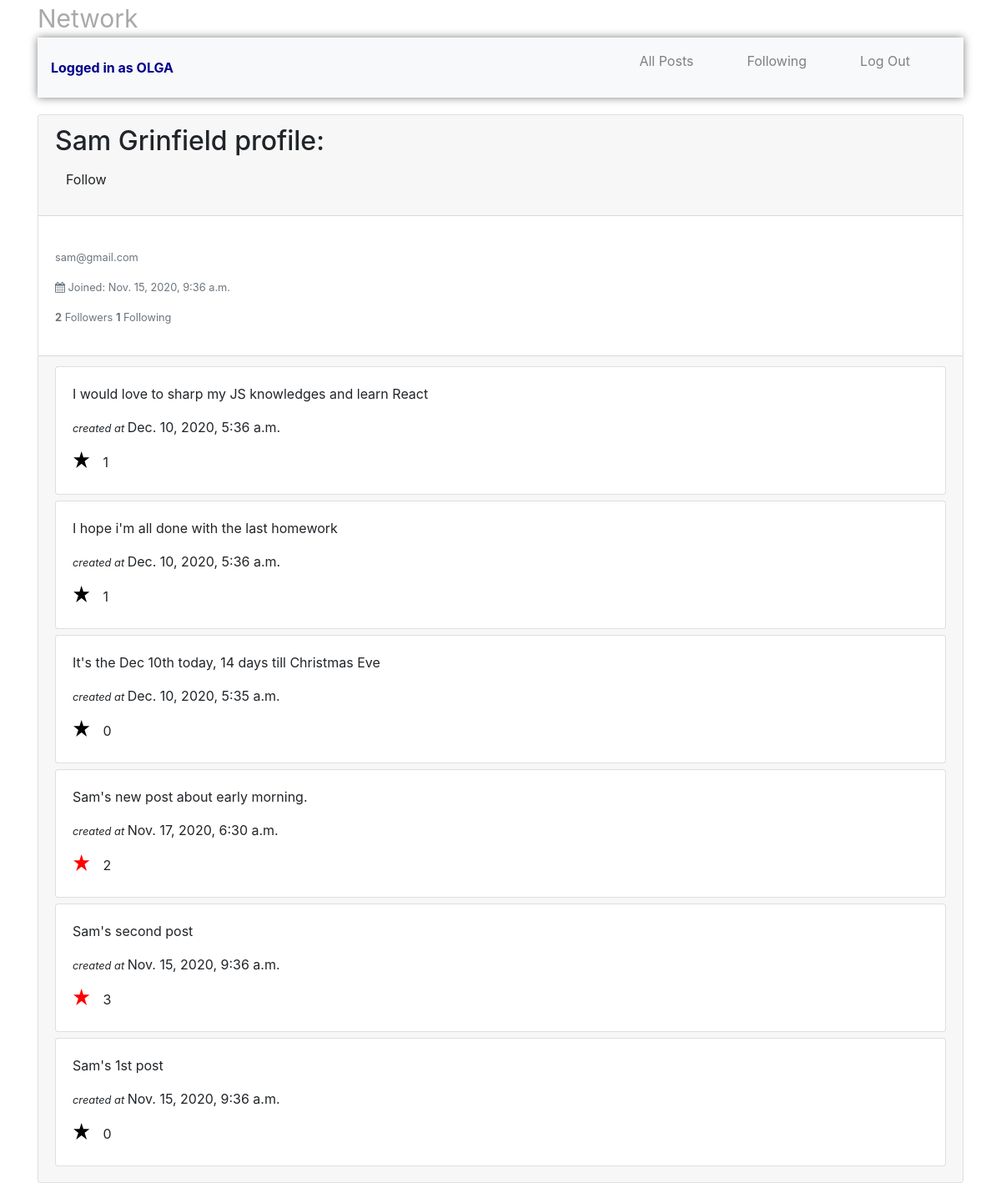
The app's page /profile/sam (signed in) with its own data.
### network/models.py (models this page shows, shortened)
class User(AbstractUser):
    created = models.DateTimeField(default=datetime.now, blank=True)
    following = models.ManyToManyField("self", symmetrical=False, blank=True, related_name="followers")
    def __str__(self):
        return f"{self.username}"

class Post(models.Model):
    creator = models.ForeignKey(User, on_delete = models.PROTECT, related_name="comment_user")
    post = models.TextField(blank=False)
    created = models.DateTimeField(default=datetime.now, blank=True)
    likes = models.ManyToManyField(User, blank=True)

### network/views.py (the view)
# urls.py: path("profile/<str:username>", views.profile, name="profile"),
@login_required(login_url='login')
def profile(request, username):
    profile = User.objects.get(username=username)
    print(profile.following.all())
    print(profile.followers.all())
    posts = Post.objects.filter(creator=profile).order_by("-created")
    paged_posts = paginator(request, posts)
    return render(request, "network/profile.html", {
        "username": profile,
        "posts": paged_posts,
    })

### network/views.py (called while the page is built)
def paginator(request, all_posts):
    paginator = Paginator(all_posts, 10)
    page = request.GET.get("page")
    paged_posts = paginator.get_page(page)
    return paged_posts

### network/templates/network/profile.html (shortened to what this page needs)
{% extends "network/layout.html" %}
{% load static %}
{% block body %}
    <div class="card" style="margin-top: 20px;">
        <div class="card-header">
            <h5 class="card-title">
                {% if user.is_authenticated and user == username %}
                    <h2>Your profile:</h2>
                {% else %}
                    <div>
                        <h2>{{ username.first_name | title }} {{ username.last_name | title }} profile:</h2>
                        {% if user in username.followers.all %}
                            <a href="{% url 'toggle_following' username.username %}" role="button" class="btn watching">Unfollow</a>
                        {% else %}
                            <a href="{% url 'toggle_following' username.username %}" role="button" class="btn watching">Follow</a>
                        {% endif %}
                    </div>
                {% endif %}
            </h5>
        </div>
        <div class="card-body">
            <p class="card-text"><small class="text-muted">
                <p>{{username.email }}</p>
                <p>
                    <i class="fa fa-calendar" aria-hidden="true"></i>
                    Joined: {{ username.created }}
                </p>
                <div>
                    <p>
                        <b>{{ username.followers.all | length }}</b> Followers
                        <b>{{ username.following.all | length }}</b> Following
                    </p>
                </div>
            </small></p>
        </div>
        <div class="card-footer">
            {% if user.is_authenticated %}
                {% if posts %}
                    {% for post in posts %}
                        <div class="posts">
                            <div class="card">
                                <div class="card-body">
                                <p class="card-text" id="post-content-{{ post.id }}">{{ post.post }}</p>
                                <p class="card-text"><small><i>created at </i></small> {{ post.created }}</p>
                                <p class="card-text">
                                    <svg viewBox="0 0 300 300"
                                        width="2em"
                                        height="2em"
                                        xmlns="http://www.w3.org/2000/svg"
                                        id = {{ post.id }}
                                        data-like={{ post.id }}
                                        class="star"
                                        fill="
                                            {% if user in post.likes.all %}
                                            red
                                            {% else %}
                                            black
                                            {% endif %}">
                                        <polygon points="100,10 40,198 190,78 10,78 160,198"/>
                                    </svg>
                                    <span id="like-count-{{ post.id }}">{{ post.likes.all|length }}</span>
                                </p>
                                </div>
                            </div>
                        </div>
                    {% endfor %}
                {% else %}
                    <p>You did not create any posts yet, please add one...</p>
                {% endif %}
            {% endif %}
        </div>
    </div>
{% endblock %}

### network/templates/network/layout.html (shortened to what this page needs)
{% load static %}
<!DOCTYPE html>
<html lang="en">
    <head>
        <link rel="stylesheet" href="https://stackpath.bootstrapcdn.com/bootstrap/4.4.1/css/bootstrap.min.css">
        <link href="{% static 'network/styles.css' %}" rel="stylesheet">
        <link rel="stylesheet" href="https://stackpath.bootstrapcdn.com/font-awesome/4.7.0/css/font-awesome.min.css">
    </head>
    <body>
        <div class="container">
            <a class="project-name" href="{% url 'index' %}">Network</a>
            <nav class="navbar navbar-expand-lg navbar-light bg-light  justify-content-between">
                {% if user.is_authenticated %}
                    <a href="{% url 'index' %}" class="author-name"><strong>Logged in as {{ user.username | upper }}</strong></a>
                {% endif %}
                <div>
                    <ul class="navigation">
                        <li class="nav-item">
                            <a class="nav-link" href="{% url 'index' %}">All Posts</a>
                        </li>
                        {% if user.is_authenticated %}
                            <li class="nav-item">
                                <a class="nav-link current" href="{% url 'following' %}">Following</a>
                            </li>
                            <li class="nav-item">
                                <a class="nav-link" href="{% url 'logout' %}">Log Out</a>
                            </li>
                        {% endif %}
                    </ul>
                </div>
            </nav>
            <div class="body">
                {% block body %}
                {% endblock %}
            </div>
        </div>
    </body>
</html>

### network/static/network/styles.css (style rules this page uses)
.project-name { color: darkgray; font-size: 30px; }
.posts { margin-bottom: 7px; }
.navbar { box-shadow: 0px 0px 10px gray !important; }
.navigation { display: flex; }
.nav-item { list-style: none; margin-right: 2rem; }
.nav-item a { text-decoration: none; color: gray; }
.author-name { color: darkblue !important; text-decoration: none !important; }

### records on screen
User: username "OLGA"
User: first_name "Sam", last_name "Grinfield", created "Nov. 15, 2020, 9:36 a.m.", followers.all|length "2", following.all|length "1"
Post: post "I would love to sharp my JS knowledges and learn React", created "Dec. 10, 2020, 5:36 a.m.", likes.all|length "1"
Post: post "I hope i'm all done with the last homework", created "Dec. 10, 2020, 5:36 a.m.", likes.all|length "1"
Post: post "It's the Dec 10th today, 14 days till Christmas Eve", created "Dec. 10, 2020, 5:35 a.m.", likes.all|length "0"
Post: post "Sam's new post about early morning.", created "Nov. 17, 2020, 6:30 a.m.", likes.all|length "2"
Post: post "Sam's second post", created "Nov. 15, 2020, 9:36 a.m.", likes.all|length "3"
Post: post "Sam's 1st post", created "Nov. 15, 2020, 9:36 a.m.", likes.all|length "0"
